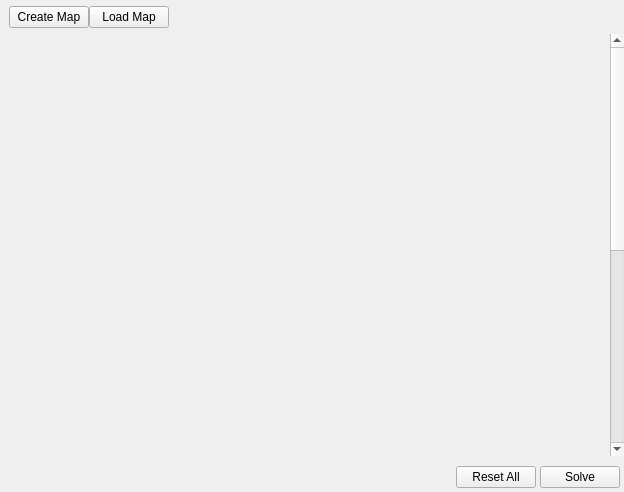
<?xml version="1.0" encoding="UTF-8"?>
<ui version="4.0">
 <class>pageSolve</class>
 <widget class="QWidget" name="pageSolve">
  <property name="geometry">
   <rect>
    <x>0</x>
    <y>0</y>
    <width>624</width>
    <height>492</height>
   </rect>
  </property>
  <layout class="QVBoxLayout" name="pageSolveLayout">
   <property name="spacing">
    <number>6</number>
   </property>
   <property name="leftMargin">
    <number>9</number>
   </property>
   <property name="topMargin">
    <number>0</number>
   </property>
   <property name="rightMargin">
    <number>0</number>
   </property>
   <property name="bottomMargin">
    <number>0</number>
   </property>
   <item>
    <widget class="QWidget" name="titlePageSolve" native="true">
     <layout class="QVBoxLayout" name="verticalLayout_solveTitle">
      <property name="spacing">
       <number>0</number>
      </property>
      <property name="leftMargin">
       <number>0</number>
      </property>
      <property name="topMargin">
       <number>0</number>
      </property>
      <property name="rightMargin">
       <number>0</number>
      </property>
      <property name="bottomMargin">
       <number>0</number>
      </property>
     </layout>
    </widget>
   </item>
   <item>
    <widget class="QWidget" name="mapSourceSegment" native="true">
     <layout class="QHBoxLayout" name="mapSourceSegmentLayout">
      <property name="spacing">
       <number>0</number>
      </property>
      <property name="leftMargin">
       <number>0</number>
      </property>
      <property name="topMargin">
       <number>0</number>
      </property>
      <property name="rightMargin">
       <number>0</number>
      </property>
      <property name="bottomMargin">
       <number>0</number>
      </property>
      <item>
       <widget class="QPushButton" name="btnMapBuild">
        <property name="text">
         <string>Create Map</string>
        </property>
        <property name="checkable">
         <bool>true</bool>
        </property>
       </widget>
      </item>
      <item>
       <widget class="QPushButton" name="btnMapSelect">
        <property name="text">
         <string>Load Map</string>
        </property>
        <property name="checkable">
         <bool>true</bool>
        </property>
       </widget>
      </item>
      <item>
       <spacer name="mapSourceSegmentSpacer">
        <property name="orientation">
         <enum>Qt::Orientation::Horizontal</enum>
        </property>
        <property name="sizeHint" stdset="0">
         <size>
          <width>40</width>
          <height>20</height>
         </size>
        </property>
       </spacer>
      </item>
     </layout>
    </widget>
   </item>
   <item>
    <widget class="QStackedWidget" name="mapSourceStack">
     <property name="currentIndex">
      <number>0</number>
     </property>
     <widget class="QScrollArea" name="buildScroll">
      <property name="frameShape">
       <enum>QFrame::Shape::NoFrame</enum>
      </property>
      <property name="verticalScrollBarPolicy">
       <enum>Qt::ScrollBarPolicy::ScrollBarAsNeeded</enum>
      </property>
      <property name="horizontalScrollBarPolicy">
       <enum>Qt::ScrollBarPolicy::ScrollBarAlwaysOff</enum>
      </property>
      <property name="widgetResizable">
       <bool>true</bool>
      </property>
      <property name="alignment">
       <set>Qt::AlignmentFlag::AlignRight|Qt::AlignmentFlag::AlignTrailing|Qt::AlignmentFlag::AlignVCenter</set>
      </property>
      <widget class="QWidget" name="buildContent">
       <property name="geometry">
        <rect>
         <x>0</x>
         <y>0</y>
         <width>1106</width>
         <height>826</height>
        </rect>
       </property>
       <property name="sizePolicy">
        <sizepolicy hsizetype="Preferred" vsizetype="Expanding">
         <horstretch>0</horstretch>
         <verstretch>0</verstretch>
        </sizepolicy>
       </property>
       <layout class="QVBoxLayout" name="buildScrollLayout">
        <property name="spacing">
         <number>6</number>
        </property>
        <property name="leftMargin">
         <number>0</number>
        </property>
        <property name="topMargin">
         <number>0</number>
        </property>
        <property name="rightMargin">
         <number>0</number>
        </property>
        <property name="bottomMargin">
         <number>0</number>
        </property>
        <item>
         <widget class="QWidget" name="boardHost" native="true">
          <property name="sizePolicy">
           <sizepolicy hsizetype="Expanding" vsizetype="Fixed">
            <horstretch>0</horstretch>
            <verstretch>0</verstretch>
           </sizepolicy>
          </property>
          <property name="minimumSize">
           <size>
            <width>0</width>
            <height>620</height>
           </size>
          </property>
          <property name="card" stdset="0">
           <bool>true</bool>
          </property>
          <layout class="QVBoxLayout" name="boardHostLayout">
           <property name="spacing">
            <number>0</number>
           </property>
           <property name="leftMargin">
            <number>0</number>
           </property>
           <property name="topMargin">
            <number>0</number>
           </property>
           <property name="rightMargin">
            <number>0</number>
           </property>
           <property name="bottomMargin">
            <number>0</number>
           </property>
           <item>
            <widget class="QWidget" name="viewContainer" native="true">
             <layout class="QGridLayout" name="viewContainerLayout">
              <property name="leftMargin">
               <number>0</number>
              </property>
              <property name="topMargin">
               <number>0</number>
              </property>
              <property name="rightMargin">
               <number>0</number>
              </property>
              <property name="bottomMargin">
               <number>0</number>
              </property>
             </layout>
            </widget>
           </item>
          </layout>
         </widget>
        </item>
        <item>
         <widget class="QWidget" name="buildSettings" native="true">
          <property name="sizePolicy">
           <sizepolicy hsizetype="Preferred" vsizetype="Preferred">
            <horstretch>0</horstretch>
            <verstretch>0</verstretch>
           </sizepolicy>
          </property>
          <layout class="QHBoxLayout" name="bottomRowLayout">
           <property name="spacing">
            <number>6</number>
           </property>
           <property name="sizeConstraint">
            <enum>QLayout::SizeConstraint::SetDefaultConstraint</enum>
           </property>
           <property name="leftMargin">
            <number>0</number>
           </property>
           <property name="topMargin">
            <number>0</number>
           </property>
           <property name="rightMargin">
            <number>0</number>
           </property>
           <property name="bottomMargin">
            <number>0</number>
           </property>
           <item>
            <widget class="QWidget" name="buildControls" native="true">
             <property name="sizePolicy">
              <sizepolicy hsizetype="Expanding" vsizetype="Fixed">
               <horstretch>0</horstretch>
               <verstretch>0</verstretch>
              </sizepolicy>
             </property>
             <property name="minimumSize">
              <size>
               <width>0</width>
               <height>0</height>
              </size>
             </property>
             <property name="card" stdset="0">
              <bool>true</bool>
             </property>
             <layout class="QVBoxLayout" name="verticalLayout_2">
              <item>
               <widget class="QWidget" name="rowPlayers" native="true">
                <property name="sizePolicy">
                 <sizepolicy hsizetype="Preferred" vsizetype="Fixed">
                  <horstretch>0</horstretch>
                  <verstretch>0</verstretch>
                 </sizepolicy>
                </property>
                <layout class="QHBoxLayout" name="horizontalLayout_2">
                 <property name="spacing">
                  <number>4</number>
                 </property>
                 <property name="leftMargin">
                  <number>4</number>
                 </property>
                 <property name="topMargin">
                  <number>4</number>
                 </property>
                 <property name="rightMargin">
                  <number>4</number>
                 </property>
                 <property name="bottomMargin">
                  <number>4</number>
                 </property>
                 <item>
                  <widget class="QLabel" name="lblBuildPlayers">
                   <property name="sizePolicy">
                    <sizepolicy hsizetype="Preferred" vsizetype="Fixed">
                     <horstretch>0</horstretch>
                     <verstretch>0</verstretch>
                    </sizepolicy>
                   </property>
                   <property name="text">
                    <string>Number of players:</string>
                   </property>
                  </widget>
                 </item>
                 <item>
                  <widget class="QComboBox" name="cbBuildPlayers">
                   <property name="sizePolicy">
                    <sizepolicy hsizetype="Preferred" vsizetype="Fixed">
                     <horstretch>0</horstretch>
                     <verstretch>0</verstretch>
                    </sizepolicy>
                   </property>
                   <item>
                    <property name="text">
                     <string>3</string>
                    </property>
                   </item>
                   <item>
                    <property name="text">
                     <string>4</string>
                    </property>
                   </item>
                   <item>
                    <property name="text">
                     <string>5</string>
                    </property>
                   </item>
                  </widget>
                 </item>
                 <item>
                  <spacer name="rowPlayersSpacer">
                   <property name="orientation">
                    <enum>Qt::Orientation::Horizontal</enum>
                   </property>
                   <property name="sizeHint" stdset="0">
                    <size>
                     <width>40</width>
                     <height>20</height>
                    </size>
                   </property>
                  </spacer>
                 </item>
                 <item>
                  <widget class="QLabel" name="lblBuildAdvancedMode">
                   <property name="sizePolicy">
                    <sizepolicy hsizetype="Preferred" vsizetype="Fixed">
                     <horstretch>0</horstretch>
                     <verstretch>0</verstretch>
                    </sizepolicy>
                   </property>
                   <property name="text">
                    <string>Advanced mode:</string>
                   </property>
                  </widget>
                 </item>
                 <item>
                  <widget class="QCheckBox" name="cbBuildAdvancedMode">
                   <property name="text">
                    <string/>
                   </property>
                  </widget>
                 </item>
                </layout>
               </widget>
              </item>
              <item>
               <widget class="QWidget" name="rowRulesTitle" native="true">
                <property name="sizePolicy">
                 <sizepolicy hsizetype="Preferred" vsizetype="Fixed">
                  <horstretch>0</horstretch>
                  <verstretch>0</verstretch>
                 </sizepolicy>
                </property>
                <layout class="QHBoxLayout" name="horizontalLayout_3">
                 <property name="spacing">
                  <number>4</number>
                 </property>
                 <property name="leftMargin">
                  <number>4</number>
                 </property>
                 <property name="topMargin">
                  <number>4</number>
                 </property>
                 <property name="rightMargin">
                  <number>4</number>
                 </property>
                 <property name="bottomMargin">
                  <number>4</number>
                 </property>
                 <item>
                  <widget class="QLabel" name="lblRulesTitle">
                   <property name="sizePolicy">
                    <sizepolicy hsizetype="Preferred" vsizetype="Fixed">
                     <horstretch>0</horstretch>
                     <verstretch>0</verstretch>
                    </sizepolicy>
                   </property>
                   <property name="text">
                    <string>Player's clues:</string>
                   </property>
                  </widget>
                 </item>
                 <item>
                  <spacer name="rowRulesTitleSpacer">
                   <property name="orientation">
                    <enum>Qt::Orientation::Horizontal</enum>
                   </property>
                   <property name="sizeHint" stdset="0">
                    <size>
                     <width>40</width>
                     <height>20</height>
                    </size>
                   </property>
                  </spacer>
                 </item>
                </layout>
               </widget>
              </item>
              <item>
               <widget class="QWidget" name="rulesGridLayout" native="true">
                <property name="sizePolicy">
                 <sizepolicy hsizetype="Fixed" vsizetype="Fixed">
                  <horstretch>0</horstretch>
                  <verstretch>0</verstretch>
                 </sizepolicy>
                </property>
                <layout class="QGridLayout" name="gridLayout">
                 <property name="leftMargin">
                  <number>4</number>
                 </property>
                 <property name="topMargin">
                  <number>4</number>
                 </property>
                 <property name="rightMargin">
                  <number>4</number>
                 </property>
                 <property name="bottomMargin">
                  <number>4</number>
                 </property>
                 <property name="spacing">
                  <number>4</number>
                 </property>
                 <item row="0" column="0">
                  <widget class="QWidget" name="ruleRow1" native="true">
                   <layout class="QHBoxLayout" name="horizontalLayout_4">
                    <property name="spacing">
                     <number>4</number>
                    </property>
                    <property name="leftMargin">
                     <number>4</number>
                    </property>
                    <property name="topMargin">
                     <number>4</number>
                    </property>
                    <property name="rightMargin">
                     <number>4</number>
                    </property>
                    <property name="bottomMargin">
                     <number>4</number>
                    </property>
                    <item>
                     <widget class="QLabel" name="lblRuleP1">
                      <property name="text">
                       <string>1st:</string>
                      </property>
                     </widget>
                    </item>
                    <item>
                     <widget class="QComboBox" name="cbRuleP1">
                      <property name="sizePolicy">
                       <sizepolicy hsizetype="Preferred" vsizetype="Fixed">
                        <horstretch>0</horstretch>
                        <verstretch>0</verstretch>
                       </sizepolicy>
                      </property>
                      <property name="minimumSize">
                       <size>
                        <width>380</width>
                        <height>0</height>
                       </size>
                      </property>
                     </widget>
                    </item>
                   </layout>
                  </widget>
                 </item>
                 <item row="0" column="1">
                  <widget class="QWidget" name="ruleRow2" native="true">
                   <layout class="QHBoxLayout" name="horizontalLayout">
                    <property name="spacing">
                     <number>4</number>
                    </property>
                    <property name="leftMargin">
                     <number>4</number>
                    </property>
                    <property name="topMargin">
                     <number>4</number>
                    </property>
                    <property name="rightMargin">
                     <number>4</number>
                    </property>
                    <property name="bottomMargin">
                     <number>4</number>
                    </property>
                    <item>
                     <widget class="QLabel" name="lblRuleP2">
                      <property name="text">
                       <string>2nd:</string>
                      </property>
                     </widget>
                    </item>
                    <item>
                     <widget class="QComboBox" name="cbRuleP2">
                      <property name="sizePolicy">
                       <sizepolicy hsizetype="Preferred" vsizetype="Fixed">
                        <horstretch>0</horstretch>
                        <verstretch>0</verstretch>
                       </sizepolicy>
                      </property>
                      <property name="minimumSize">
                       <size>
                        <width>380</width>
                        <height>0</height>
                       </size>
                      </property>
                     </widget>
                    </item>
                   </layout>
                  </widget>
                 </item>
                 <item row="1" column="1">
                  <widget class="QWidget" name="ruleRow4" native="true">
                   <layout class="QHBoxLayout" name="horizontalLayout_6">
                    <property name="spacing">
                     <number>4</number>
                    </property>
                    <property name="leftMargin">
                     <number>4</number>
                    </property>
                    <property name="topMargin">
                     <number>4</number>
                    </property>
                    <property name="rightMargin">
                     <number>4</number>
                    </property>
                    <property name="bottomMargin">
                     <number>4</number>
                    </property>
                    <item>
                     <widget class="QLabel" name="lblRuleP4">
                      <property name="text">
                       <string>4th:</string>
                      </property>
                     </widget>
                    </item>
                    <item>
                     <widget class="QComboBox" name="cbRuleP4">
                      <property name="sizePolicy">
                       <sizepolicy hsizetype="Preferred" vsizetype="Fixed">
                        <horstretch>0</horstretch>
                        <verstretch>0</verstretch>
                       </sizepolicy>
                      </property>
                      <property name="minimumSize">
                       <size>
                        <width>380</width>
                        <height>0</height>
                       </size>
                      </property>
                     </widget>
                    </item>
                   </layout>
                  </widget>
                 </item>
                 <item row="2" column="0">
                  <widget class="QWidget" name="ruleRow5" native="true">
                   <layout class="QHBoxLayout" name="horizontalLayout_7">
                    <property name="spacing">
                     <number>4</number>
                    </property>
                    <property name="leftMargin">
                     <number>4</number>
                    </property>
                    <property name="topMargin">
                     <number>4</number>
                    </property>
                    <property name="rightMargin">
                     <number>4</number>
                    </property>
                    <property name="bottomMargin">
                     <number>4</number>
                    </property>
                    <item>
                     <widget class="QLabel" name="lblRuleP5">
                      <property name="text">
                       <string>5th: </string>
                      </property>
                     </widget>
                    </item>
                    <item>
                     <widget class="QComboBox" name="cbRuleP5">
                      <property name="sizePolicy">
                       <sizepolicy hsizetype="Preferred" vsizetype="Fixed">
                        <horstretch>0</horstretch>
                        <verstretch>0</verstretch>
                       </sizepolicy>
                      </property>
                      <property name="minimumSize">
                       <size>
                        <width>380</width>
                        <height>0</height>
                       </size>
                      </property>
                     </widget>
                    </item>
                   </layout>
                  </widget>
                 </item>
                 <item row="1" column="0">
                  <widget class="QWidget" name="ruleRow3" native="true">
                   <layout class="QHBoxLayout" name="horizontalLayout_5">
                    <property name="spacing">
                     <number>4</number>
                    </property>
                    <property name="leftMargin">
                     <number>4</number>
                    </property>
                    <property name="topMargin">
                     <number>4</number>
                    </property>
                    <property name="rightMargin">
                     <number>4</number>
                    </property>
                    <property name="bottomMargin">
                     <number>4</number>
                    </property>
                    <item>
                     <widget class="QLabel" name="lblRuleP3">
                      <property name="text">
                       <string>3rd: </string>
                      </property>
                     </widget>
                    </item>
                    <item>
                     <widget class="QComboBox" name="cbRuleP3">
                      <property name="sizePolicy">
                       <sizepolicy hsizetype="Preferred" vsizetype="Fixed">
                        <horstretch>0</horstretch>
                        <verstretch>0</verstretch>
                       </sizepolicy>
                      </property>
                      <property name="minimumSize">
                       <size>
                        <width>380</width>
                        <height>0</height>
                       </size>
                      </property>
                     </widget>
                    </item>
                   </layout>
                  </widget>
                 </item>
                </layout>
               </widget>
              </item>
             </layout>
            </widget>
           </item>
           <item>
            <widget class="QWidget" name="statusPanel" native="true">
             <property name="sizePolicy">
              <sizepolicy hsizetype="Fixed" vsizetype="Ignored">
               <horstretch>0</horstretch>
               <verstretch>0</verstretch>
              </sizepolicy>
             </property>
             <property name="minimumSize">
              <size>
               <width>240</width>
               <height>0</height>
              </size>
             </property>
             <property name="maximumSize">
              <size>
               <width>240</width>
               <height>16777215</height>
              </size>
             </property>
             <property name="card" stdset="0">
              <bool>true</bool>
             </property>
             <layout class="QVBoxLayout" name="statusPanelLayout">
              <property name="spacing">
               <number>6</number>
              </property>
              <property name="sizeConstraint">
               <enum>QLayout::SizeConstraint::SetDefaultConstraint</enum>
              </property>
              <property name="leftMargin">
               <number>9</number>
              </property>
              <property name="topMargin">
               <number>9</number>
              </property>
              <property name="rightMargin">
               <number>9</number>
              </property>
              <property name="bottomMargin">
               <number>9</number>
              </property>
              <item>
               <widget class="QLabel" name="lblStatus">
                <property name="sizePolicy">
                 <sizepolicy hsizetype="Preferred" vsizetype="Fixed">
                  <horstretch>0</horstretch>
                  <verstretch>0</verstretch>
                 </sizepolicy>
                </property>
                <property name="text">
                 <string>Status:</string>
                </property>
                <property name="margin">
                 <number>13</number>
                </property>
                <property name="indent">
                 <number>-1</number>
                </property>
               </widget>
              </item>
              <item>
               <widget class="QListWidget" name="statusList">
                <property name="sizePolicy">
                 <sizepolicy hsizetype="Expanding" vsizetype="Expanding">
                  <horstretch>0</horstretch>
                  <verstretch>0</verstretch>
                 </sizepolicy>
                </property>
                <property name="verticalScrollBarPolicy">
                 <enum>Qt::ScrollBarPolicy::ScrollBarAlwaysOff</enum>
                </property>
                <property name="horizontalScrollBarPolicy">
                 <enum>Qt::ScrollBarPolicy::ScrollBarAlwaysOff</enum>
                </property>
                <property name="selectionMode">
                 <enum>QAbstractItemView::SelectionMode::NoSelection</enum>
                </property>
                <property name="iconSize">
                 <size>
                  <width>22</width>
                  <height>22</height>
                 </size>
                </property>
                <item>
                 <property name="text">
                  <string>All map tiles are placed</string>
                 </property>
                </item>
                <item>
                 <property name="text">
                  <string>All structures are placed</string>
                 </property>
                </item>
                <item>
                 <property name="text">
                  <string>All clues are selected</string>
                 </property>
                </item>
               </widget>
              </item>
             </layout>
            </widget>
           </item>
          </layout>
         </widget>
        </item>
        <item>
         <spacer name="buildContentBottomSpacer">
          <property name="orientation">
           <enum>Qt::Orientation::Vertical</enum>
          </property>
          <property name="sizeHint" stdset="0">
           <size>
            <width>20</width>
            <height>40</height>
           </size>
          </property>
         </spacer>
        </item>
       </layout>
      </widget>
     </widget>
     <widget class="QWidget" name="selectContent">
      <layout class="QVBoxLayout" name="selectContentLayout" stretch="0,1,0">
       <property name="spacing">
        <number>6</number>
       </property>
       <property name="leftMargin">
        <number>0</number>
       </property>
       <property name="topMargin">
        <number>0</number>
       </property>
       <property name="rightMargin">
        <number>0</number>
       </property>
       <property name="bottomMargin">
        <number>0</number>
       </property>
       <item>
        <widget class="QWidget" name="selectControls" native="true">
         <property name="sizePolicy">
          <sizepolicy hsizetype="Expanding" vsizetype="Fixed">
           <horstretch>0</horstretch>
           <verstretch>0</verstretch>
          </sizepolicy>
         </property>
         <property name="minimumSize">
          <size>
           <width>0</width>
           <height>0</height>
          </size>
         </property>
         <property name="card" stdset="0">
          <bool>true</bool>
         </property>
         <layout class="QHBoxLayout" name="selectControlsLayout">
          <property name="spacing">
           <number>6</number>
          </property>
          <property name="leftMargin">
           <number>9</number>
          </property>
          <property name="topMargin">
           <number>9</number>
          </property>
          <property name="rightMargin">
           <number>9</number>
          </property>
          <property name="bottomMargin">
           <number>9</number>
          </property>
          <item>
           <widget class="QLabel" name="lblSelectPlayers">
            <property name="text">
             <string>Number of players:</string>
            </property>
            <property name="margin">
             <number>6</number>
            </property>
           </widget>
          </item>
          <item>
           <widget class="QComboBox" name="cbSelectPlayers">
            <property name="sizePolicy">
             <sizepolicy hsizetype="Preferred" vsizetype="Fixed">
              <horstretch>0</horstretch>
              <verstretch>0</verstretch>
             </sizepolicy>
            </property>
            <item>
             <property name="text">
              <string>3</string>
             </property>
            </item>
            <item>
             <property name="text">
              <string>4</string>
             </property>
            </item>
            <item>
             <property name="text">
              <string>5</string>
             </property>
            </item>
           </widget>
          </item>
          <item>
           <spacer name="selectControlsSpacer">
            <property name="orientation">
             <enum>Qt::Orientation::Horizontal</enum>
            </property>
            <property name="sizeHint" stdset="0">
             <size>
              <width>40</width>
              <height>20</height>
             </size>
            </property>
           </spacer>
          </item>
          <item>
           <widget class="QLabel" name="lblSelectAdvancedMode">
            <property name="text">
             <string>Advanced mode:</string>
            </property>
            <property name="margin">
             <number>6</number>
            </property>
           </widget>
          </item>
          <item>
           <widget class="QCheckBox" name="cbSelectAdvancedMode">
            <property name="text">
             <string/>
            </property>
           </widget>
          </item>
          <item>
           <widget class="QLabel" name="lblSelectSearch">
            <property name="text">
             <string>Search:</string>
            </property>
            <property name="margin">
             <number>6</number>
            </property>
           </widget>
          </item>
          <item>
           <widget class="QLineEdit" name="edtSelectSearch">
            <property name="sizePolicy">
             <sizepolicy hsizetype="Fixed" vsizetype="Fixed">
              <horstretch>0</horstretch>
              <verstretch>0</verstretch>
             </sizepolicy>
            </property>
            <property name="minimumSize">
             <size>
              <width>250</width>
              <height>0</height>
             </size>
            </property>
            <property name="maximumSize">
             <size>
              <width>250</width>
              <height>16777215</height>
             </size>
            </property>
            <property name="placeholderText">
             <string>Enter 3+ characters to search</string>
            </property>
            <property name="clearButtonEnabled">
             <bool>false</bool>
            </property>
           </widget>
          </item>
         </layout>
        </widget>
       </item>
       <item>
        <widget class="QLabel" name="lblNoMapCardsFound">
         <property name="visible">
          <bool>false</bool>
         </property>
         <property name="text">
          <string>No map cards found</string>
         </property>
         <property name="alignment">
          <set>Qt::AlignmentFlag::AlignCenter</set>
         </property>
        </widget>
       </item>
       <item>
        <widget class="QScrollArea" name="mapListScroll">
         <property name="frameShape">
          <enum>QFrame::Shape::NoFrame</enum>
         </property>
         <property name="verticalScrollBarPolicy">
          <enum>Qt::ScrollBarPolicy::ScrollBarAsNeeded</enum>
         </property>
         <property name="horizontalScrollBarPolicy">
          <enum>Qt::ScrollBarPolicy::ScrollBarAlwaysOff</enum>
         </property>
         <property name="widgetResizable">
          <bool>true</bool>
         </property>
         <widget class="QWidget" name="mapListCardsContainer">
          <property name="geometry">
           <rect>
            <x>0</x>
            <y>0</y>
            <width>83</width>
            <height>16</height>
           </rect>
          </property>
          <property name="sizePolicy">
           <sizepolicy hsizetype="Expanding" vsizetype="Maximum">
            <horstretch>0</horstretch>
            <verstretch>0</verstretch>
           </sizepolicy>
          </property>
          <layout class="QGridLayout" name="mapListCardsLayout">
           <property name="leftMargin">
            <number>0</number>
           </property>
           <property name="topMargin">
            <number>0</number>
           </property>
           <property name="rightMargin">
            <number>0</number>
           </property>
           <property name="bottomMargin">
            <number>0</number>
           </property>
           <property name="spacing">
            <number>6</number>
           </property>
          </layout>
         </widget>
        </widget>
       </item>
      </layout>
     </widget>
    </widget>
   </item>
   <item>
    <widget class="QWidget" name="rowButtons" native="true">
     <layout class="QHBoxLayout" name="horizontalLayout_8">
      <property name="spacing">
       <number>4</number>
      </property>
      <property name="leftMargin">
       <number>4</number>
      </property>
      <property name="topMargin">
       <number>4</number>
      </property>
      <property name="rightMargin">
       <number>4</number>
      </property>
      <property name="bottomMargin">
       <number>4</number>
      </property>
      <item>
       <spacer name="rowButtonsSpacer">
        <property name="orientation">
         <enum>Qt::Orientation::Horizontal</enum>
        </property>
        <property name="sizeHint" stdset="0">
         <size>
          <width>40</width>
          <height>20</height>
         </size>
        </property>
       </spacer>
      </item>
      <item>
       <widget class="QPushButton" name="btnReset">
        <property name="text">
         <string>Reset All</string>
        </property>
       </widget>
      </item>
      <item>
       <widget class="QPushButton" name="btnSolve">
        <property name="text">
         <string>Solve</string>
        </property>
       </widget>
      </item>
     </layout>
    </widget>
   </item>
  </layout>
 </widget>
 <resources/>
 <connections/>
</ui>
